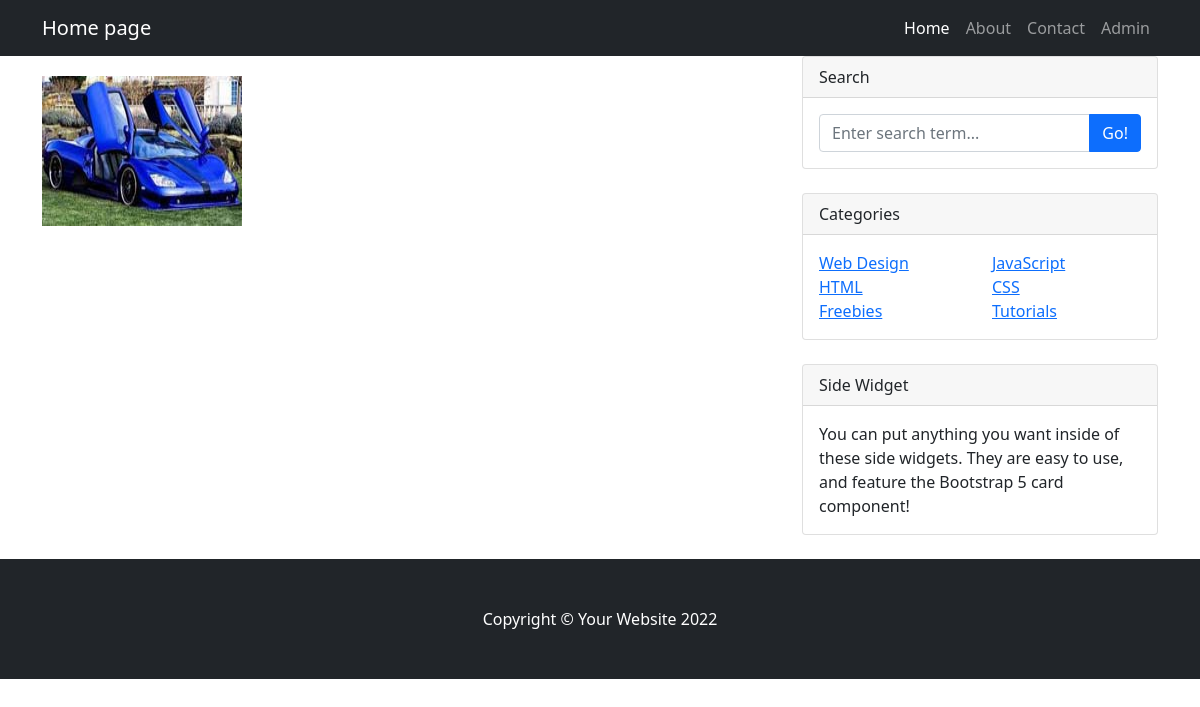
Before: / with the older database file.
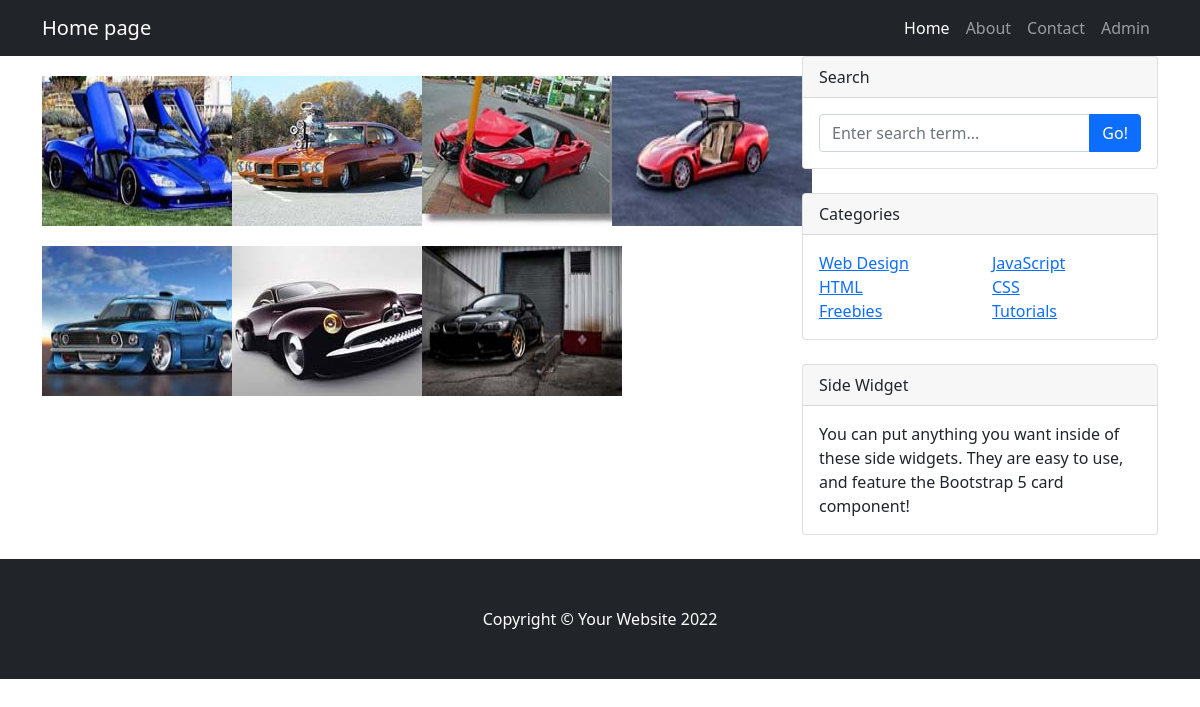
After: the same page with the newer database file.
### tables this page shows
CREATE TABLE `photos` (
  `id` int(11) NOT NULL,
  `title` varchar(255) NOT NULL,
  `caption` varchar(255) NOT NULL,
  `description` text NOT NULL,
  `filename` varchar(255) NOT NULL,
  `alternate_text` varchar(255) NOT NULL,
  `type` varchar(255) NOT NULL,
  `size` int(11) NOT NULL,
  `date` date NOT NULL
);

### admin/includes/database.php (called while the page is built, shortened)
<?php
class Database
{
   public $connection;
   public function open_db_connection()
   {
      $this->connection = new mysqli(DB_HOST, DB_USER, DB_PASS, DB_NAME);
   }
   public function query($sql)
   {
      $result = $this->connection->query($sql);
      return $result;
   }
}
$database = new Database();

### admin/includes/db_object.php (called while the page is built, shortened)
<?php
class Db_object
{
   public static function find_all()
   {
      return static::find_by_query("SELECT * FROM " . static::$db_table . " ");
   }
   public static function find_by_query($sql)
   {
      global $database;
      $result_set = $database->query($sql);
      $the_object_array = array();
      while ($row = mysqli_fetch_array($result_set)) {
         $the_object_array[] = static::instantiation($row);
      }
      return $the_object_array;
   }
   public static function instantiation($the_record)
   {
      $the_object = new $calling_class;
      foreach ($the_record as $property => $value) {
         if ($the_object->has_the_property($property)) {
            $the_object->$property = $value;
         }
      }
      return $the_object;
   }
   private function has_the_property($property)
   {
      $object_properties = get_object_vars($this);
      return array_key_exists($property, $object_properties);
   }
}

### admin/includes/photo.php (called while the page is built, shortened)
<?php
class Photo extends Db_object
{
   public $filename;
   public $upload_directory = "images";
   public function picture_path()
   {
      return $this->upload_directory . DS . $this->filename;
   }
}

### index.php (the view, shortened to what this page needs)
<?php include "includes/header.php"; ?>
<div class="row">
   <div class="col-lg-8">
      <div class="thumbnails row">
         <?php foreach ($photos as $photo) : ?>
            <div class="col-xs-6 col-md-3">
               <a href="photo.php?id=<?php echo $photo->id; ?>" class="thumbnail">
                  <img class="img-responsive home_page_photo" src="admin/<?php echo $photo->picture_path(); ?>" alt="">
               </a>
            </div>
         <?php endforeach; ?>
      </div>
   </div>
   <div class="col-lg-4">
      <?php include "includes/sidebar.php" ?>
   </div>
</div>
</div>
<?php include "includes/footer.php"; ?>

Changed rows visible on the page:
added photos: filename (picture)
added photos: filename (picture)
added photos: filename (picture)
added photos: filename (picture)
added photos: filename (picture)
added photos: filename (picture)
